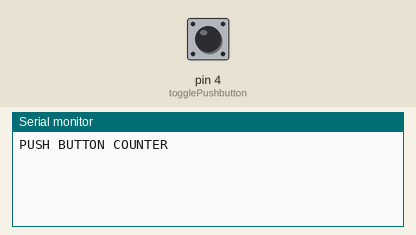
Simulated run of this sketch. Board: Arduino Uno, built with avr-gcc and run on an emulated ATmega328P. Shown: the last lines printed to the serial monitor. Inputs (shaded band) come from the test bench; at power-on: pin 4 (togglePushbutton) LOW.

Above: at 1.2 s.
1.3 s: pin 4 (togglePushbutton) pulled HIGH for 0.15 s
At 2.1 s:
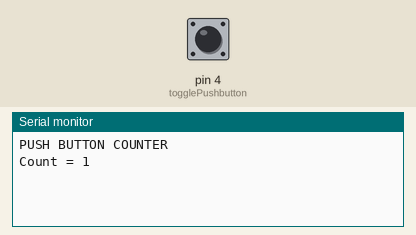
2.9 s: pin 4 (togglePushbutton) pulled HIGH for 1 s
At 5.0 s:
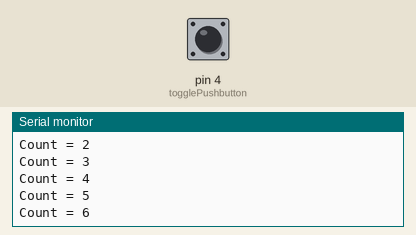
5.4 s: pin 4 (togglePushbutton) pulled HIGH for 0.15 s
At 6.4 s:
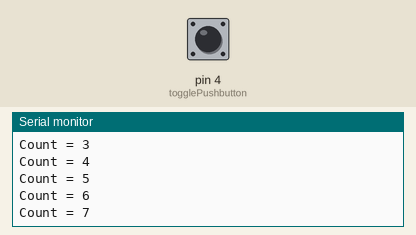
Timing chart, 0 to 8.4 s (numbered marks = the images above; inputs shaded):
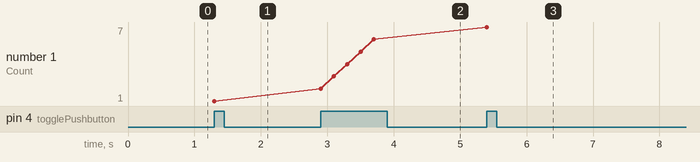

Measured:
- after the input at 1.3 s, the serial monitor: prints a new line at once (image 1)
- after the input at 2.9 s, the serial monitor: prints a new line at once (image 2)
- after the input at 5.4 s, the serial monitor: prints a new line at once (image 3)
- plotted number 1: 1 → 6 after the input at 2.9 s, 6 → 7 after the input at 5.4 s

The sketch:

pushbutton.ino
```cpp
// the digital pin connected to the push button
int togglePushbutton = 4;
// Variable to keep track of how many times the button has been pressed
int toggleCount = 0;

void setup() {
   // Set the push button pin as input
  pinMode(togglePushbutton,INPUT);
  // Start the Serial Monitor at 9600 baud rate
  Serial.begin(9600);
  // Print a heading message to the Serial Monitor
  Serial.println("PUSH BUTTON COUNTER");
}

void loop() {
  // Read the current state of the button (HIGH or LOW)
  int currentToggle = digitalRead(togglePushbutton);
  // If the button is pressed (reads HIGH)
  if (currentToggle == HIGH ) {
    // Increment the counter
    toggleCount++;
     // Print the updated count to the Serial Monitor
    Serial.print("Count = ");
    Serial.println(toggleCount);
    // Small delay to debounce the button (prevent multiple counts)
    delay(200);
  }

    }
```
